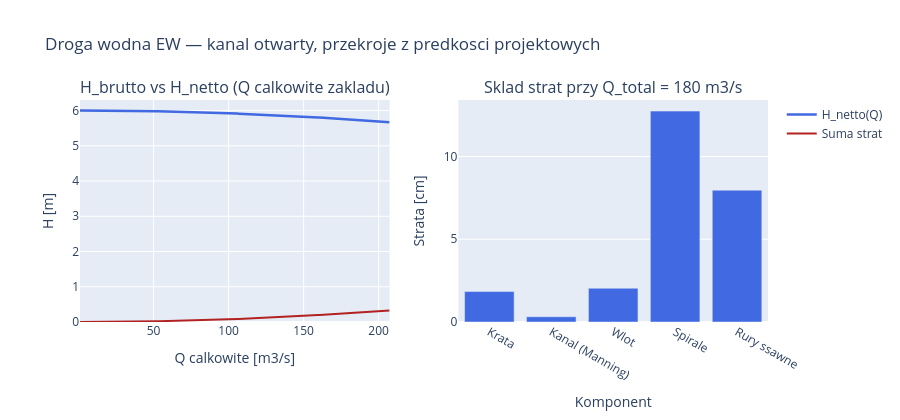

The notebook cell this image was saved under:
### Markdown cell above
---
## Krok 2: Konfiguracja drogi wodnej (straty hydrauliczne)

Definiujemy `loss_fns` -- liste funkcji $Q \\to \\Delta H$. Przekroje drogi wodnej **wymiarujemy z typowych predkosci projektowych**, wiec
straty przy Q_design pozostaja umiarkowanym ulamkiem spadu niezaleznie od
wielkosci instalacji (komponenty jak w nb 06).

**Prompt do LLM:**
> *"Zdefiniuj funkcje `build_loss_fns(Q_design_total, n_turbines)`, ktora wymiaruje
> droge wodna (krata, kanal otwarty, wlot, spirale, rury ssawne) z typowych predkosci
> projektowych (krata 1 m/s, kanal 1.5 m/s, wlot 2 m/s, spirala 5 m/s, rura ssawna
> 2.5 m/s), tak by przekroje skalowaly sie z punktem projektowym."*

**Uzyte funkcje:** `trash_rack_loss`, `pipe_friction_loss`, `minor_loss`.

### Code cell
# KONFIGURACJA DROGI WODNEJ EW — krotki kanal otwarty (typowa dla niskospadowych RoR)
# UWAGA: compute_power przekazuje do loss_fns Q_used = n_active * Q_per_turb (CALKOWITY
# przeplyw przez zaklad). Przekroje dobieramy z TYPOWYCH PREDKOSCI PROJEKTOWYCH, wiec
# droga wodna SKALUJE SIE z punktem projektowym (wieksze Q_design -> wieksze przekroje,
# a nie wieksze straty):
#   krata < 1 m/s, kanal ~1.5 m/s, wlot ~2 m/s, spirala ~5 m/s, rura ssawna ~2.5 m/s.

def build_loss_fns(Q_design_total, n_turbines,  # n_turbines nieuzywane: przekroje z calkowitego Q_design_total
                   v_rack=1.0, v_channel=1.5, v_intake=2.0,
                   v_spiral=5.0, v_draft=2.5, h_channel=3.0, L_channel=30.0):
    """Zwymiaruj droge wodna od CALKOWITEGO przeplywu projektowego.

    Powierzchnie przekrojow = Q_design / v_target, wiec straty przy Q_design
    sa umiarkowanym ulamkiem spadu niezaleznie od wielkosci EW (powyzej
    Q_design przeplyw przez turbiny i tak juz nie rosnie — nadmiar na przelew).
    Spirale i rury ssawne to n_turbines rownoleglych przekrojow — tu podajemy
    powierzchnie LACZNA, bo loss_fns dostaja przeplyw calkowity.
    """
    A_rack = Q_design_total / v_rack
    b_channel = (Q_design_total / v_channel) / h_channel
    A_intake = Q_design_total / v_intake
    A_spiral_tot = Q_design_total / v_spiral
    A_draft_tot = Q_design_total / v_draft
    return [
        lambda Q: trash_rack_loss(Q, A_rack=A_rack, bar_width=0.012, bar_spacing=0.05),
        lambda Q: manning_loss(Q, b=b_channel, h=h_channel, L=L_channel),
        lambda Q: minor_loss(Q, A=A_intake, xi=0.10),
        lambda Q: minor_loss(Q, A=A_spiral_tot, xi=0.10),
        lambda Q: minor_loss(Q, A=A_draft_tot, xi=0.25),
    ]

# Podglad: wymiarowanie dla punktu projektowego z Kroku 3 (dzien instalacyjny 70, jak WPE_2)
Q_preview = float(Q_sorted[70 - 1])
loss_fns_preview = build_loss_fns(Q_preview, 2)

Q_test = np.linspace(1, Q_preview * 1.15, 200)
H_net_test = net_head(H_STAGE, Q_test, loss_fns_preview)
dH_test = H_STAGE - H_net_test

fig = make_subplots(rows=1, cols=2, subplot_titles=[
    'H_brutto vs H_netto (Q calkowite zakladu)',
    f'Sklad strat przy Q_total = {Q_preview:.0f} m3/s'])

fig.add_hline(y=H_STAGE, line_dash='dash', line_color='gray',
    annotation_text=f'H_brutto = {H_STAGE} m', row=1, col=1)
fig.add_trace(go.Scatter(x=Q_test, y=H_net_test, mode='lines',
    line=dict(color='royalblue', width=2.5), name='H_netto(Q)'), row=1, col=1)
fig.add_trace(go.Scatter(x=Q_test, y=dH_test, mode='lines',
    line=dict(color='firebrick', width=2), name='Suma strat'), row=1, col=1)

labels = ['Krata', 'Kanal (Manning)', 'Wlot', 'Spirale', 'Rury ssawne']
values = [float(fn(Q_preview)) for fn in loss_fns_preview]
fig.add_trace(go.Bar(x=labels, y=[v*100 for v in values],
    marker_color='royalblue', showlegend=False), row=1, col=2)

fig.update_xaxes(title_text='Q calkowite [m3/s]', row=1, col=1)
fig.update_xaxes(title_text='Komponent', row=1, col=2)
fig.update_yaxes(title_text='H [m]', range=[0, H_STAGE+0.3], row=1, col=1)
fig.update_yaxes(title_text='Strata [cm]', row=1, col=2)
fig.update_layout(height=420, hovermode='x unified',
    title='Droga wodna EW — kanal otwarty, przekroje z predkosci projektowych')
fig.show()

print(f'Sumaryczna strata przy Q_total = {Q_preview:.1f} m3/s: '
      f'{sum(values)*100:.1f} cm ({sum(values)/H_STAGE*100:.1f}% spadu brutto)')

### Figure 1 — Plotly figure (JSON) as saved in the notebook; plotly's stock layout.template omitted (floating-point values rounded to 4 significant figures; data arrays with more than 128 entries replaced by an {"elided": "..."} marker saying what was removed)
{"data": [{"line": {"color": "royalblue", "width": 2.5}, "mode": "lines", "name": "H_netto(Q)", "type": "scatter", "x": {"elided": "200 float values"}, "xaxis": "x", "y": {"elided": "200 float values"}, "yaxis": "y"}, {"line": {"color": "firebrick", "width": 2}, "mode": "lines", "name": "Suma strat", "type": "scatter", "x": {"elided": "200 float values"}, "xaxis": "x", "y": {"elided": "200 float values"}, "yaxis": "y"}, {"marker": {"color": "royalblue"}, "showlegend": false, "type": "bar", "x": ["Krata", "Kanal (Manning)", "Wlot", "Spirale", "Rury ssawne"], "xaxis": "x2", "y": [1.84, 0.3176, 2.039, 12.74, 7.964], "yaxis": "y2"}], "layout": {"annotations": [{"font": {"size": 16}, "showarrow": false, "text": "H_brutto vs H_netto (Q calkowite zakladu)", "x": 0.225, "xanchor": "center", "xref": "paper", "y": 1.0, "yanchor": "bottom", "yref": "paper"}, {"font": {"size": 16}, "showarrow": false, "text": "Sklad strat przy Q_total = 180 m3/s", "x": 0.775, "xanchor": "center", "xref": "paper", "y": 1.0, "yanchor": "bottom", "yref": "paper"}], "height": 420, "hovermode": "x unified", "title": {"text": "Droga wodna EW — kanal otwarty, przekroje z predkosci projektowych"}, "xaxis": {"anchor": "y", "domain": [0.0, 0.45], "title": {"text": "Q calkowite [m3/s]"}}, "xaxis2": {"anchor": "y2", "domain": [0.55, 1.0], "title": {"text": "Komponent"}}, "yaxis": {"anchor": "x", "domain": [0.0, 1.0], "range": [0, 6.3], "title": {"text": "H [m]"}}, "yaxis2": {"anchor": "x2", "domain": [0.0, 1.0], "title": {"text": "Strata [cm]"}}}}
